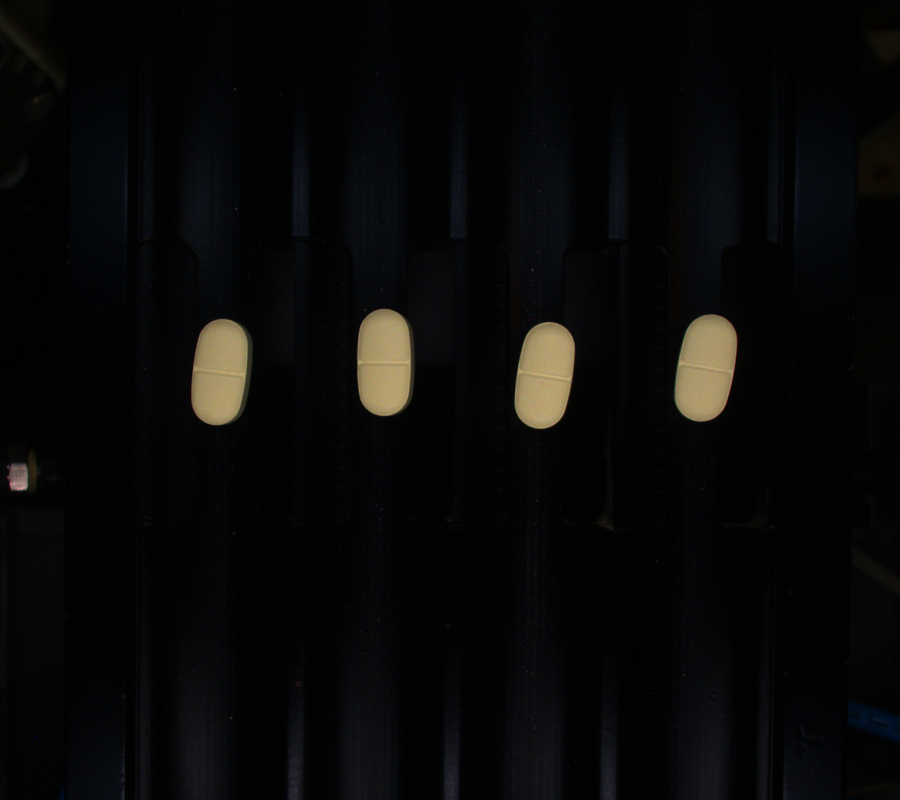
#> input picture contours_edges/White_1.bmp, 900 x 800 px
$ python identify.py --pills White_1.bmp   (older library calls are emulated)
#> lines starting #> are read from the running program, lines starting #| are printed output that depends on the picture; after the words box and inside, x2 and y2 are one past the last pixel; in counts of white or black regions, pixels touching at a corner belong together
import cv2
import time
from argparse import ArgumentParser
import imutils

# Using command line arguments for importing mages
z=0
start = time.time() # starting the timer to time the process

ap = ArgumentParser()
ap.add_argument("--pills", "-i", help="Path to the image", required=True)
args = vars(ap.parse_args())

pills = cv2.imread(args["pills"]) # reading the image
#> pills is the input picture: shape (800, 900, 3); mean B, G, R 8, 8.4, 8.6
gray = cv2.cvtColor(pills, cv2.COLOR_BGR2GRAY) # convert the image to a grayscale image
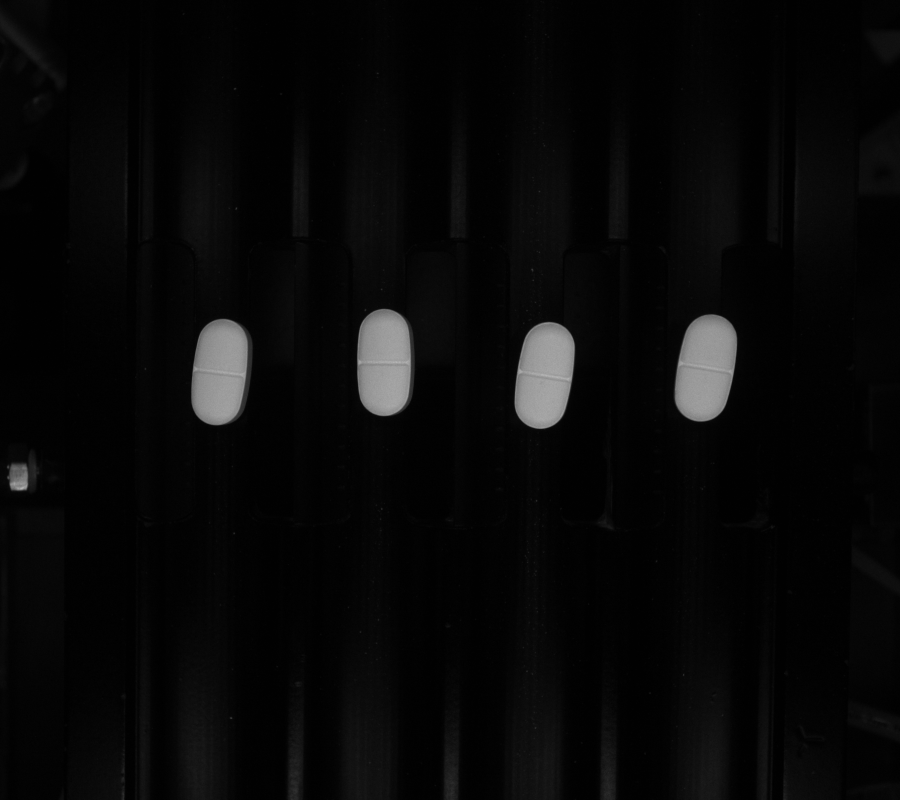
#> gray: shape (800, 900); min 0, max 181, mean 8.4
# blurred = cv2.GaussianBlur(gray, (9,9), 0) # blurring

# using thresholding to convert to binary
(T, threshinv) = cv2.threshold(gray, 0, 255, cv2.THRESH_BINARY | cv2.THRESH_OTSU)
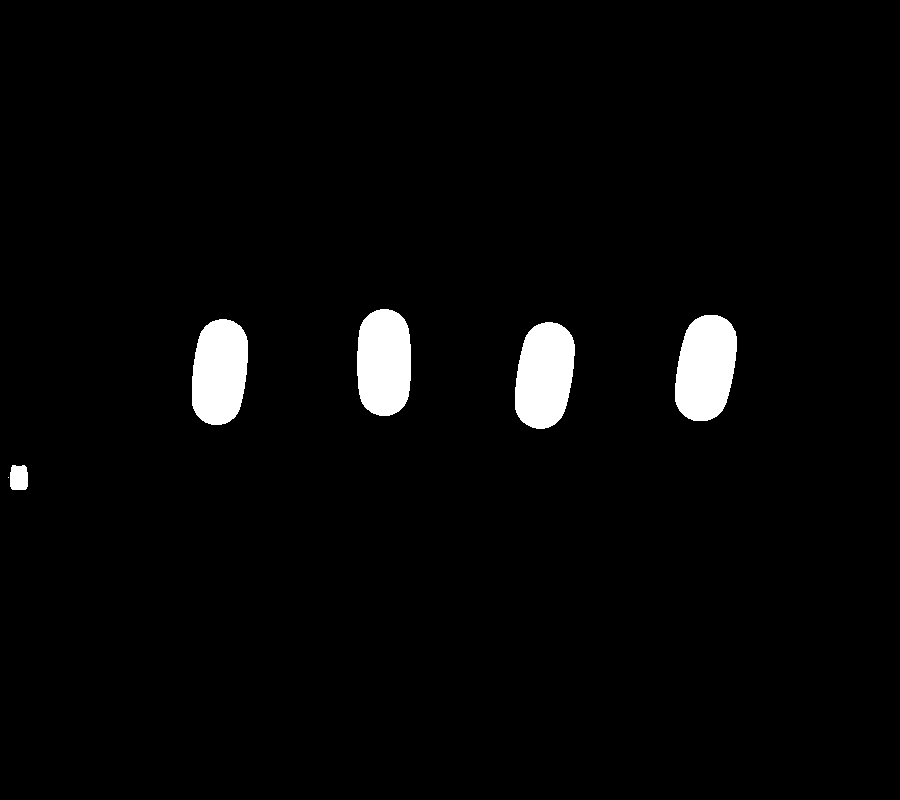
#> threshinv: shape (800, 900); 2.9% white; 6 white regions (1 under 20 px), largest, box (x1, y1, x2, y2) and area: (675, 315, 737, 421) 5239, (515, 322, 575, 429) 5119, (357, 309, 411, 416) 4987, (192, 319, 248, 425) 4918, (10, 465, 28, 490) 417
#> T = 74

# using sobel for gradient detection
xaxis = cv2.Sobel(threshinv, ddepth=cv2.CV_64F, dx=1, dy=0)  # identifying horizontal changes
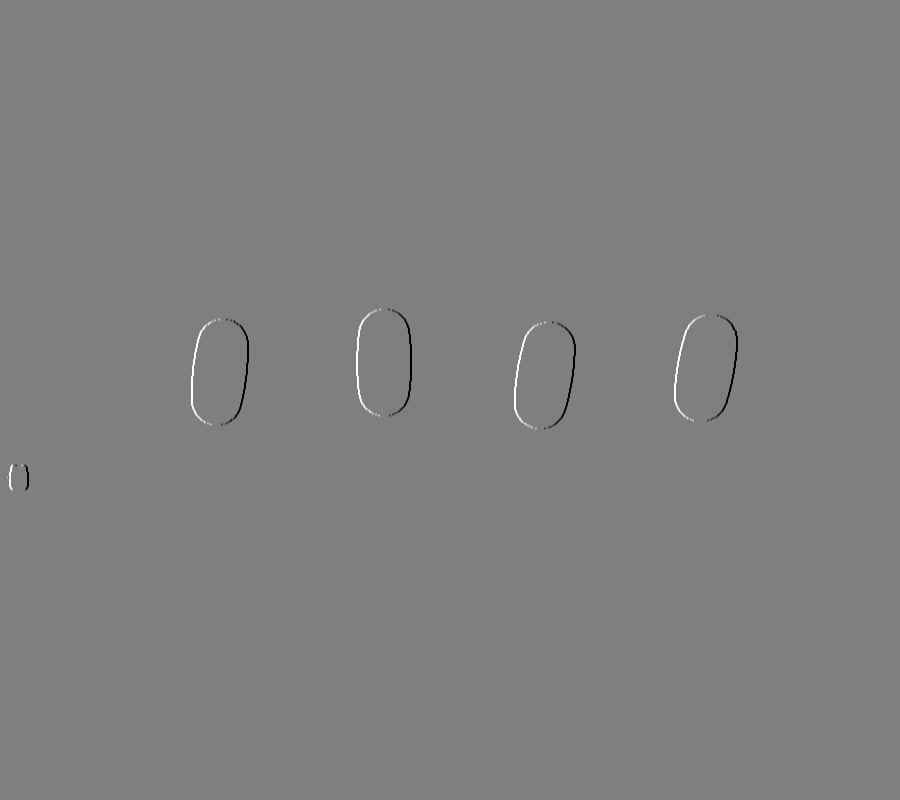
#> xaxis: shape (800, 900) float64; min -1020, max 1020, mean 0; drawn with min black and max white
yaxis = cv2.Sobel(threshinv, ddepth=cv2.CV_64F, dx=0, dy=1)  # identifying vertical changes

# calculating the absolute value of gradient images
xaxis = cv2.convertScaleAbs(xaxis)
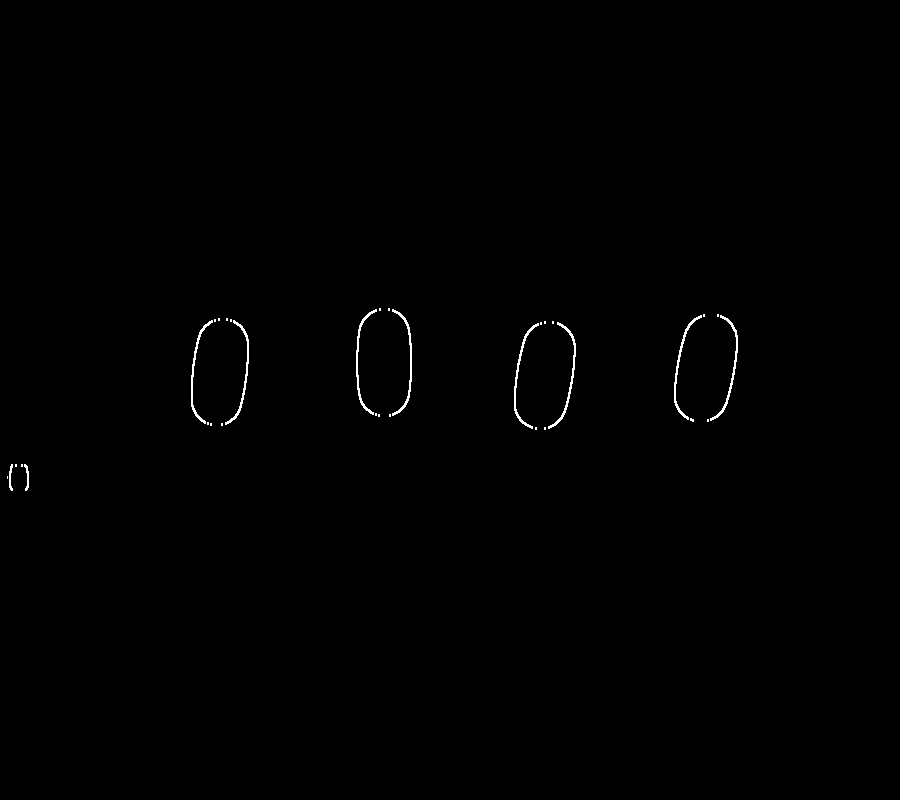
#> xaxis: shape (800, 900); 0.36% white in thin lines or dots, all inside (x1, y1, x2, y2) = (7, 308, 738, 491)
yaxis = cv2.convertScaleAbs(yaxis)
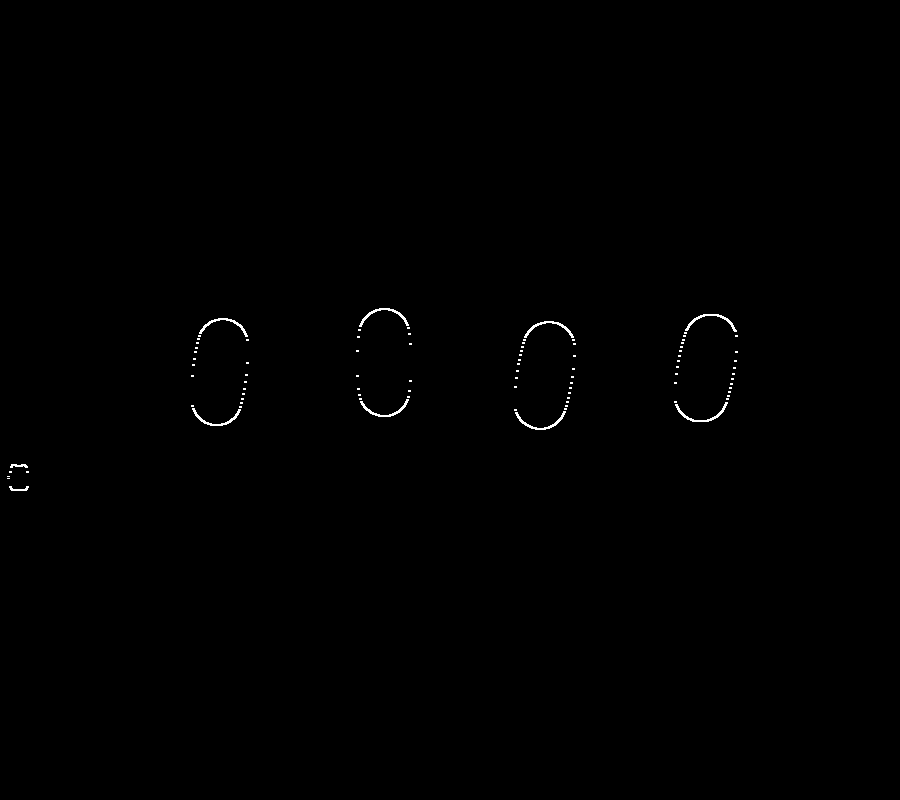
#> yaxis: shape (800, 900); 0.26% white in thin lines or dots, all inside (x1, y1, x2, y2) = (7, 308, 738, 491)

combinedpills = cv2.addWeighted(xaxis, 0.5, yaxis, 0.5, 0)# Gx + Gy

cv2.imshow('Combined: ', combinedpills)  # combined images
cv2.imshow("Threshed: ", threshinv)  # thresholded images

# finding the contours
contours = cv2.findContours(combinedpills.copy(), cv2.RETR_EXTERNAL, cv2.CHAIN_APPROX_SIMPLE)
#> contours = 5 contours; box (x1, y1, x2, y2) and area: (674, 314, 738, 422) 5446, (514, 321, 576, 430) 5325, (356, 308, 412, 417) 5182, (191, 318, 249, 426) 5115, (7, 464, 29, 491) 472
contours = imutils.grab_contours(contours)
print(len(contours))
#| 5

# removing unnesecary contours
for (i, c) in enumerate(contours):
    area = cv2.contourArea(c)
    if area > 1000:
        z += 1
        print("Found {} contours".format(z))
        (x, y, w, h) = cv2.boundingRect(c)
        (centerx, centery) = (x + (w // 2), y + (h // 2))
        (b, g, r) = pills[centery, centerx]
        print(b,g,r)
        if (r > 200 and b <50 and g>200):
            cv2.drawContours(pills, c, -1, (0, 0, 255), 2)
        else:
            cv2.drawContours(pills, c, -1, (0, 225, 0), 2)
#> this loop made 5 passes
#> (area, x, y, w, h, centerx, centery, b) on passes 2 to 5: (5325, 514, 321, 62, 109, 545, 375, 125), (5115, 191, 318, 58, 108, 220, 372, 110), (5446, 674, 314, 64, 108, 706, 368, 101), (5181.5, 356, 308, 56, 109, 384, 362, 120)
#> area on pass 1: 472.5
#| Found 1 contours
#| 125 180 190
#| Found 2 contours
#| 110 160 191
#| Found 3 contours
#| 101 156 172
#| Found 4 contours
#| 120 163 191
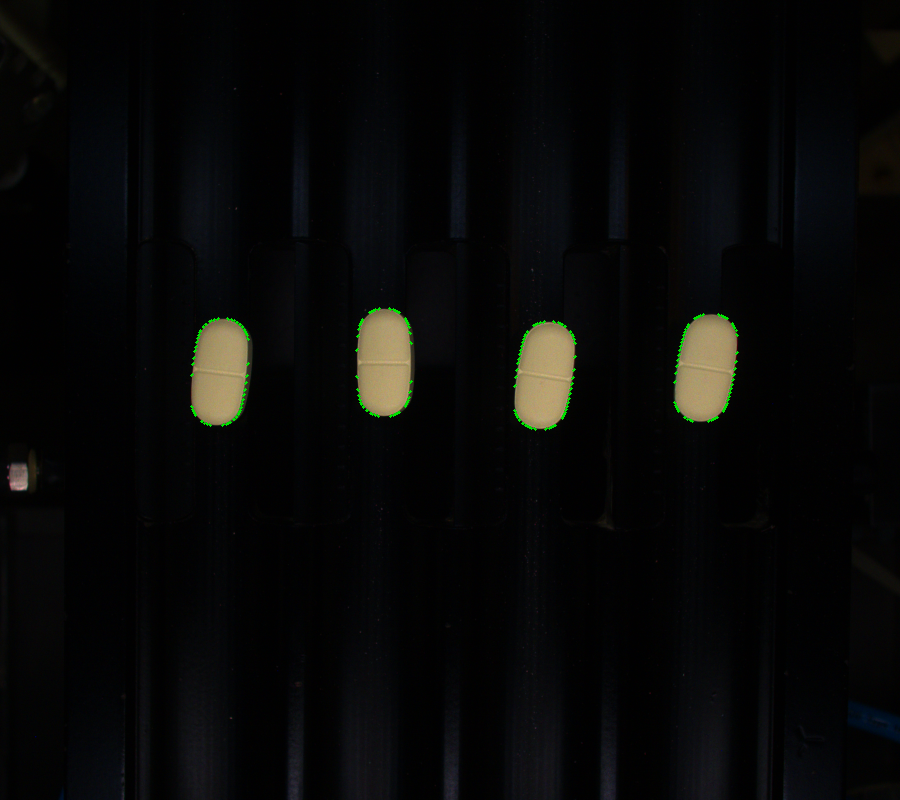
#> pills: shape (800, 900, 3); 0.2% of pixels changed, all inside (x1, y1, x2, y2) = (190, 307, 739, 431)
#> after the loop, z = 4

cv2.imshow("Clone: ", pills)
end = time.time()
time_lapsed = end - start
totaltime = time_lapsed % 60
print(totaltime)
cv2.waitKey(100000)
# python3 identify.py --pills White_1.bmp
